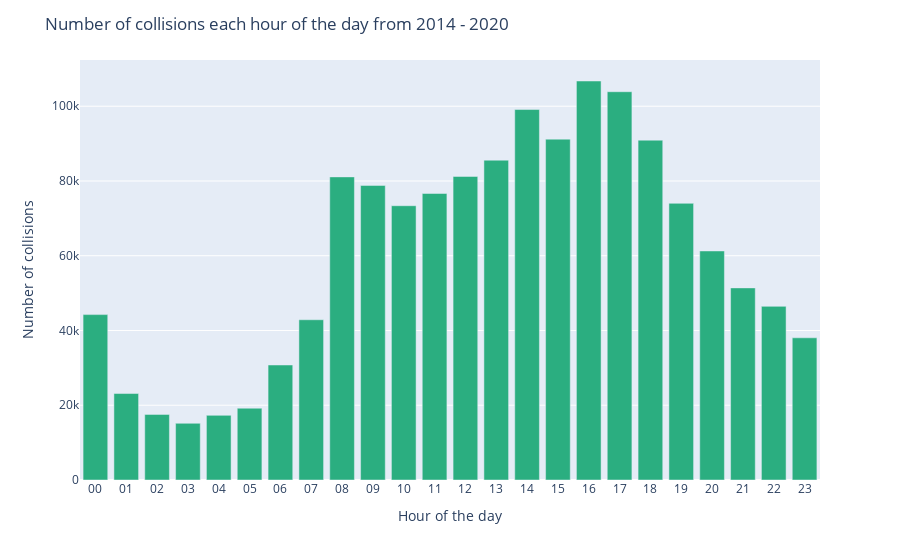

Notebook cell for this chart:
### Markdown cell above
We have in the plot above, beside showing the total number of collisions per year, also marked some of Vision Zero's campagin troughout the last seven years. Looking at the plot it does not show that the campaigns have had an effect, if only looking at the total number of collisions per year. One have to be aware that eventhough one migth think that the campaign 'Was it worth it', have had an extremly large effect reducing the number of collisions with 46.46 % from 2019 to 2020, one have to keep in mind that NYC, just like the rest of the world, suffered greatly from the world pandamic Covid-19. 

__[Vision Zero: Previous Awareness Campaigns](https://www1.nyc.gov/html/dot/html/about/campaigns.shtml)__

### Code cell
plot5 = pd.DataFrame(df.groupby(df['CRASH TIMESTAMP'].dt.hour).size().reset_index().values, columns=['Hour','Count'])
plot5['Hour'] = plot5['Hour'].astype(str).str.zfill(2)
plot5['change'] = plot5['Count'].pct_change().fillna(0)*100

fig = px.bar(plot5, x ='Hour', y = 'Count', custom_data = plot5[['Hour', 'Count', 'change']])

fig.update_layout(
    title="Number of collisions each hour of the day from 2014 - 2020" ,
    xaxis=dict(
        title='Hour of the day',
        tickmode='linear'),
    yaxis_title="Number of collisions",
    hoverlabel_font_color='White')

fig.update_traces(
    hovertemplate="<br>".join([
        "Hour of the day: %{x}",
        "Total number of collisions: %{y:,}",
        "Hour-to-Hour change: %{customdata[2]:.2f} %"
    ]),
    selector=dict(type="bar"),
    marker_color='rgb(43,174,128)'
)

fig.show()
fig.write_html("plotly_html/collisions_hour.html")

### Figure 1 — Plotly figure (JSON) as saved in the notebook; plotly's stock layout.template omitted (floating-point values rounded to 4 significant figures)
{"data": [{"alignmentgroup": "True", "customdata": [["00", 44252, 0], ["01", 23134, -47.72], ["02", 17554, -24.12], ["03", 15172, -13.57], ["04", 17297, 14.01], ["05", 19208, 11.05], ["06", 30769, 60.19], ["07", 42870, 39.33], ["08", 81094, 89.16], ["09", 78808, -2.819], ["10", 73377, -6.891], ["11", 76656, 4.469], ["12", 81212, 5.943], ["13", 85568, 5.364], ["14", 99114, 15.83], ["15", 91193, -7.992], ["16", 106748, 17.06], ["17", 103878, -2.689], ["18", 90917, -12.48], ["19", 74018, -18.59], ["20", 61277, -17.21], ["21", 51397, -16.12], ["22", 46457, -9.611], ["23", 38043, -18.11]], "hovertemplate": "Hour of the day: %{x}<br>Total number of collisions: %{y:,}<br>Hour-to-Hour change: %{customdata[2]:.2f} %", "legendgroup": "", "marker": {"color": "rgb(43,174,128)"}, "name": "", "offsetgroup": "", "orientation": "v", "showlegend": false, "textposition": "auto", "type": "bar", "x": ["00", "01", "02", "03", "04", "05", "06", "07", "08", "09", "10", "11", "12", "13", "14", "15", "16", "17", "18", "19", "20", "21", "22", "23"], "xaxis": "x", "y": [44252, 23134, 17554, 15172, 17297, 19208, 30769, 42870, 81094, 78808, 73377, 76656, 81212, 85568, 99114, 91193, 106748, 103878, 90917, 74018, 61277, 51397, 46457, 38043], "yaxis": "y"}], "layout": {"barmode": "relative", "hoverlabel": {"font": {"color": "White"}}, "legend": {"tracegroupgap": 0}, "margin": {"t": 60}, "title": {"text": "Number of collisions each hour of the day from 2014 - 2020"}, "xaxis": {"anchor": "y", "domain": [0, 1], "tickmode": "linear", "title": {"text": "Hour of the day"}}, "yaxis": {"anchor": "x", "domain": [0, 1], "title": {"text": "Number of collisions"}}}}
